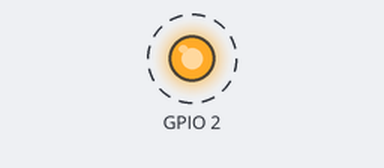
Bench run of a program on a simulated ESP32. Parts: output pins drawn as LEDs (lit = HIGH). Dashed ring = blinking. What the program prints to the serial monitor is not drawn.

Above: at 0.1 s.
Timing chart, 0 to 3.0 s (numbered marks = the images above):
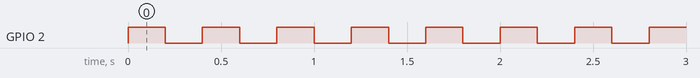

Measured:
- by itself, GPIO 2: alternates HIGH for 0.20 s and LOW for 0.20 s

The program:

main.cpp
```cpp
/******************************************************************
Exemplo como verificar o consumo de memoria das tarefas - High Water Mark
Esse exemplo é como fazer tarefas em núcleos diferentes no FreeRTOS

******************************************************************/

#include <Arduino.h>
/* Biblioteca FreeRTOS */
#include "freertos/FreeRTOS.h"
#include "freertos/task.h"

#define LED 2

/* Variaveis para o handle das tasks */
TaskHandle_t task1Handle = NULL;
TaskHandle_t task2Handle = NULL;

/* Prótotipos das tasks */
void vTask1(void *pvParameters);
void vTask2(void *pvParameters);


void setup() {
  // put your setup code here, to run once:
  Serial.begin(9600);

  xTaskCreatePinnedToCore(vTask1,"TASK1",configMINIMAL_STACK_SIZE,(void*)LED,1,&task1Handle,APP_CPU_NUM);
  xTaskCreatePinnedToCore(vTask2,"TASK2",configMINIMAL_STACK_SIZE+1024,NULL,2,&task2Handle,PRO_CPU_NUM);
}

void loop() {
  vTaskDelay(1000);
}

void vTask1(void *pvParameters)
{
  UBaseType_t uxHighWaterMark;
  int pin = (int)pvParameters;
  pinMode(pin,OUTPUT);
  while (1)
  {
    digitalWrite(pin,!digitalRead(pin));
    vTaskDelay(pdMS_TO_TICKS(200));
    uxHighWaterMark = uxTaskGetStackHighWaterMark(NULL);
    Serial.print(pcTaskGetTaskName(NULL));
    Serial.print(" : ");
    Serial.println(uxHighWaterMark);
  }

}
void vTask2(void *pvParameters)
{
  UBaseType_t uxHighWaterMark;
  int cont = 0;
  while (1)
  {
    Serial.println("Task 2:" + String(cont++));
    vTaskDelay(1000);
    uxHighWaterMark = uxTaskGetStackHighWaterMark(NULL);
    Serial.print(pcTaskGetTaskName(NULL));
    Serial.print(" : ");
    Serial.println(uxHighWaterMark);
  }

}
```
